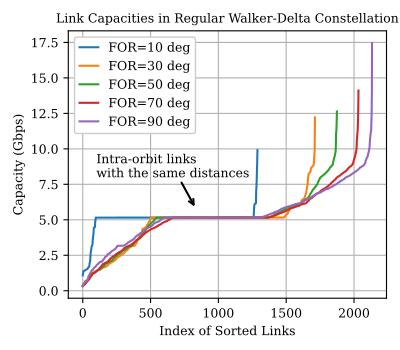

Python code for this plot:
import os
import numpy as np
import matplotlib.pyplot as plt
from sim_src.util import GET_LOG_PATH_FOR_SIM_SCRIPT

FONT_SIZE = 9
fig_width_px = 400
fig_height_px = 350
dpi = 100  # Typical screen DPI, adjust if necessary
fig_width_in = fig_width_px / dpi
fig_height_in = fig_height_px / dpi

plt.rc('font', family='serif')
plt.rc('mathtext', fontset='cm')
plt.rc('font', size=FONT_SIZE)  # Default font size
plt.rc('axes', titlesize=FONT_SIZE)  # Font size of the axes title
plt.rc('axes', labelsize=FONT_SIZE)  # Font size of the x and y labels
plt.rc('xtick', labelsize=FONT_SIZE)  # Font size of the tick labels
plt.rc('ytick', labelsize=FONT_SIZE)  # Font size of the tick labels
plt.rc('legend', fontsize=FONT_SIZE)  # Font size for legends

def moving_average(data, window_size=100):
    return np.convolve(data, np.ones(window_size)/window_size, mode='full')


from working_dir_path import get_working_dir_path
current_dir = os.path.dirname(os.path.abspath(__file__))

data_name_list = ["gap","rate","ratio to heuristic"]

# Create subplots
fig, axs = plt.subplots(1, 1)
# fig_width_in = (fig_width_px * 3 + 40) / dpi  # Adjust width for three subplots and spacing
fig.set_size_inches(fig_width_in, fig_height_in)

# Define the paths to your three data files
path = os.path.join(get_working_dir_path(), "demo/demo_4_jun_var_for/demo_4_jun_var_for-2025-June-04-17-30-33-ail")

data_list = []
for THETA in np.linspace(10, 90, 5):
    s = f"STATS_OBJECT.capacity_{int(THETA):02d}.final.txt"
    print(type(s), type(path))
    data_path = os.path.join(path, s)
    d = np.genfromtxt(data_path, delimiter=',')[3:]
    data_list.append(d)

lines = []
for idx, data in enumerate(data_list):
    # Plot the data
    data = np.sort(data, axis=0)
    print(data.shape)
    line, = axs.plot(data, linewidth=1.5, markerfacecolor='none')
    lines.append(line)

axs.grid()
axs.legend(lines, [f"FOR={int(THETA):02d} deg" for THETA in np.linspace(10, 90, 5)], fontsize=FONT_SIZE, loc='upper left', framealpha=1, handlelength=1.5, fancybox=True)


# add the arrow pointing to the middle of the plot
axs.annotate('Intra-orbit links \nwith the same distances', xy=(850, 5.5), xytext=(100, 8),
             arrowprops=dict(
        arrowstyle='->',             # arrow style
        lw=1.5,                      # line width of arrow
        color='black',               # arrow color
        shrinkA=0, shrinkB=5        # shorten arrow at tip and tail (in points)
    ))
axs.set_xlabel('Index of Sorted Links')
axs.set_ylabel('Capacity (Gbps)')
axs.set_title('Link Capacities in Regular Walker-Delta Constellation', fontsize=FONT_SIZE)

# Adjust layout to prevent overlap
plt.tight_layout()

# Save the figure as a PDF
output_path = os.path.join(current_dir, os.path.splitext(os.path.basename(__file__))[0]) + '.pdf'

fig.savefig(output_path, format='pdf', pad_inches=0.)

# Display the plot
plt.show()
